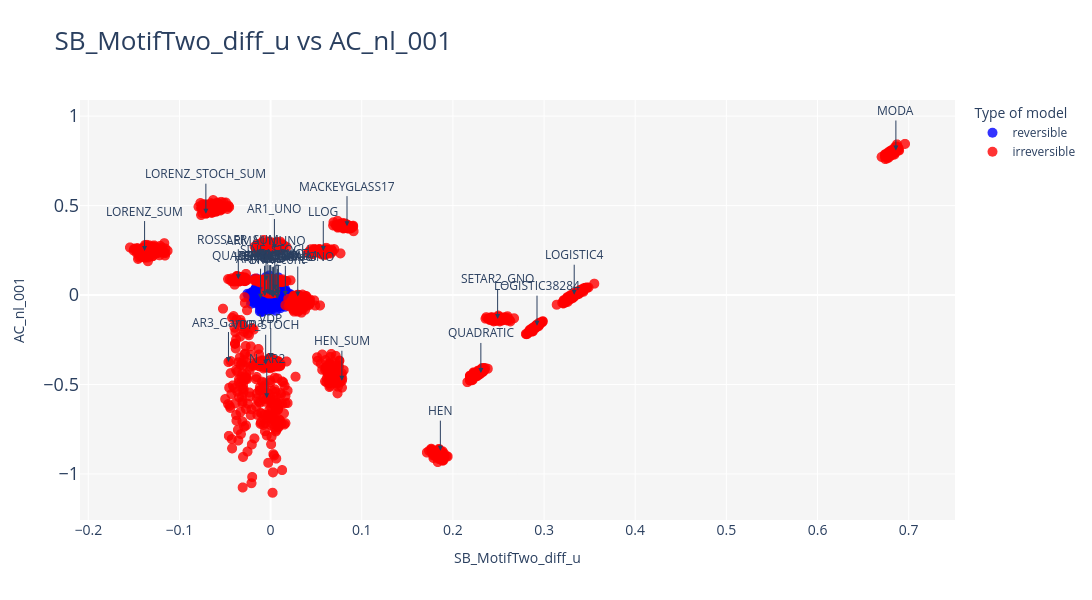

Notebook code for this chart:
### Code cell
# Scatter plot of the values of hctsa for the first two features in df_ops_good
# Select columns with name of features 'AC_nl_001' and 'AC_nl_002'
feat1 = 'SB_MotifTwo_diff_u'
feat2 = 'AC_nl_001'
df_two = df_ops_good[df_ops_good['Operation'].isin([feat1, feat2])]


# Select the features in df_ops_good
df_two_hctsa = df_good_hctsa[df_good_hctsa.columns[df_good_hctsa.columns.isin(df_two['Operation'])]]
# add the Type of model
df_two_hctsa['Type'] = df_two_hctsa.index.get_level_values(0).map(model_keywords)

# Scatter plot of hctsa values and color by Type
fig = px.scatter(df_two_hctsa, x=feat1, y=feat2, color='Type', 
                 title='Scatter plot of hctsa values', 
                 labels={'Type': 'Type of model', feat1: feat1, feat2: feat2},
                 color_discrete_map={'reversible': 'blue', 'irreversible': 'red'})
fig.update_traces(marker=dict(size=10, opacity=0.8), selector=dict(mode='markers'))
fig.update_layout(title=feat1 + ' vs ' + feat2, width=1200, height=600,
                plot_bgcolor='whitesmoke',  
                paper_bgcolor='white', 
                xaxis=dict(
                showgrid=True,
                tickfont=dict(size=14),
                gridwidth=1),
                yaxis=dict( 
                showgrid=True,
                tickfont=dict(size=18),
                gridwidth=1),
                title_font=dict(size=26),
                showlegend=True)
# for 1 point every 100 add name of model in the index
for i in range(0, len(df_two_hctsa), 100):
    fig.add_annotation(x=df_two_hctsa.iloc[i][feat1], y=df_two_hctsa.iloc[i][feat2], text=df_two_hctsa.index[:][i],
                     showarrow=True, arrowhead=2, ax=0, ay=-40)
fig.update_traces(textposition='top center')
fig.update_traces(textfont=dict(size=10))
fig.update_traces(textfont_color='black')
fig.update_traces(textfont_family='Arial')

fig.show()

### Figure 1 — Plotly figure (JSON) as saved in the notebook; plotly's stock layout.template omitted (floating-point values rounded to 4 significant figures; data arrays with more than 128 entries replaced by an {"elided": "..."} marker saying what was removed)
{"data": [{"hovertemplate": "Type of model=reversible<br>SB_MotifTwo_diff_u=%{x}<br>AC_nl_001=%{y}<extra></extra>", "legendgroup": "reversible", "marker": {"color": "blue", "opacity": 0.8, "size": 10, "symbol": "circle"}, "mode": "markers", "name": "reversible", "showlegend": true, "textfont": {"color": "black", "family": "Arial", "size": 10}, "textposition": "top center", "type": "scattergl", "x": {"elided": "1500 float values"}, "xaxis": "x", "y": {"elided": "1500 float values"}, "yaxis": "y"}, {"hovertemplate": "Type of model=irreversible<br>SB_MotifTwo_diff_u=%{x}<br>AC_nl_001=%{y}<extra></extra>", "legendgroup": "irreversible", "marker": {"color": "red", "opacity": 0.8, "size": 10, "symbol": "circle"}, "mode": "markers", "name": "irreversible", "showlegend": true, "textfont": {"color": "black", "family": "Arial", "size": 10}, "textposition": "top center", "type": "scattergl", "x": {"elided": "2000 float values"}, "xaxis": "x", "y": {"elided": "2000 float values"}, "yaxis": "y"}], "layout": {"annotations": [{"arrowhead": 2, "ax": 0, "ay": -40, "showarrow": true, "text": "GNO", "x": 0.003001, "y": -0.01321}, {"arrowhead": 2, "ax": 0, "ay": -40, "showarrow": true, "text": "UNO", "x": 0.0018, "y": -0.0113}, {"arrowhead": 2, "ax": 0, "ay": -40, "showarrow": true, "text": "PINK", "x": 0.0162, "y": -0.004929}, {"arrowhead": 2, "ax": 0, "ay": -40, "showarrow": true, "text": "BROWN", "x": 0.008602, "y": 0.001422}, {"arrowhead": 2, "ax": 0, "ay": -40, "showarrow": true, "text": "VIOLET", "x": -0.003001, "y": 0.00378}, {"arrowhead": 2, "ax": 0, "ay": -40, "showarrow": true, "text": "AR1_GNO", "x": 0.007001, "y": 0.007608}, {"arrowhead": 2, "ax": 0, "ay": -40, "showarrow": true, "text": "STAR_GNO", "x": -0.0014, "y": -0.0007253}, {"arrowhead": 2, "ax": 0, "ay": -40, "showarrow": true, "text": "ARNOLD", "x": -0.011, "y": -0.02069}, {"arrowhead": 2, "ax": 0, "ay": -40, "showarrow": true, "text": "CHIRIKOV", "x": 0.0002, "y": -1.408e-05}, {"arrowhead": 2, "ax": 0, "ay": -40, "showarrow": true, "text": "HENR_diverse", "x": 0.003001, "y": -0.008398}, {"arrowhead": 2, "ax": 0, "ay": -40, "showarrow": true, "text": "HENR_same", "x": 0.005001, "y": -0.004366}, {"arrowhead": 2, "ax": 0, "ay": -40, "showarrow": true, "text": "QUADRATIC_RSUM", "x": -0.006201, "y": -0.003683}, {"arrowhead": 2, "ax": 0, "ay": -40, "showarrow": true, "text": "AR1_UNO", "x": 0.004201, "y": 0.2573}, {"arrowhead": 2, "ax": 0, "ay": -40, "showarrow": true, "text": "ARMA11_UNO", "x": -0.005001, "y": 0.07935}, {"arrowhead": 2, "ax": 0, "ay": -40, "showarrow": true, "text": "AR3_Gamma", "x": -0.04621, "y": -0.3745}, {"arrowhead": 2, "ax": 0, "ay": -40, "showarrow": true, "text": "N_AR2", "x": -0.004201, "y": -0.5772}, {"arrowhead": 2, "ax": 0, "ay": -40, "showarrow": true, "text": "SETAR1_GNO", "x": 0.02981, "y": -0.008338}, {"arrowhead": 2, "ax": 0, "ay": -40, "showarrow": true, "text": "SETAR2_GNO", "x": 0.249, "y": -0.1336}, {"arrowhead": 2, "ax": 0, "ay": -40, "showarrow": true, "text": "HEN", "x": 0.1862, "y": -0.8698}, {"arrowhead": 2, "ax": 0, "ay": -40, "showarrow": true, "text": "HEN_SUM", "x": 0.07822, "y": -0.4791}, {"arrowhead": 2, "ax": 0, "ay": -40, "showarrow": true, "text": "LOGISTIC4", "x": 0.3331, "y": 0.001738}, {"arrowhead": 2, "ax": 0, "ay": -40, "showarrow": true, "text": "LOGISTIC38284", "x": 0.2923, "y": -0.1712}, {"arrowhead": 2, "ax": 0, "ay": -40, "showarrow": true, "text": "QUADRATIC", "x": 0.2306, "y": -0.4355}, {"arrowhead": 2, "ax": 0, "ay": -40, "showarrow": true, "text": "MODA", "x": 0.6859, "y": 0.8078}, {"arrowhead": 2, "ax": 0, "ay": -40, "showarrow": true, "text": "LLOG", "x": 0.05781, "y": 0.2457}, {"arrowhead": 2, "ax": 0, "ay": -40, "showarrow": true, "text": "SINE_STOCH", "x": 0.004601, "y": 0.02975}, {"arrowhead": 2, "ax": 0, "ay": -40, "showarrow": true, "text": "BRW_cont", "x": 0.007401, "y": -0.02223}, {"arrowhead": 2, "ax": 0, "ay": -40, "showarrow": true, "text": "OU", "x": -0.006601, "y": -0.004786}, {"arrowhead": 2, "ax": 0, "ay": -40, "showarrow": true, "text": "Oscillator", "x": -0.0002, "y": 0.0001267}, {"arrowhead": 2, "ax": 0, "ay": -40, "showarrow": true, "text": "LORENZ_SUM", "x": -0.1382, "y": 0.2458}, {"arrowhead": 2, "ax": 0, "ay": -40, "showarrow": true, "text": "ROSSLER_SUM", "x": -0.03541, "y": 0.0882}, {"arrowhead": 2, "ax": 0, "ay": -40, "showarrow": true, "text": "MACKEYGLASS17", "x": 0.08382, "y": 0.385}, {"arrowhead": 2, "ax": 0, "ay": -40, "showarrow": true, "text": "VDP", "x": 0.0002, "y": -0.3521}, {"arrowhead": 2, "ax": 0, "ay": -40, "showarrow": true, "text": "LORENZ_STOCH_SUM", "x": -0.07101, "y": 0.4546}, {"arrowhead": 2, "ax": 0, "ay": -40, "showarrow": true, "text": "VDP_STOCH", "x": -0.005401, "y": -0.3899}], "height": 600, "legend": {"title": {"text": "Type of model"}, "tracegroupgap": 0}, "paper_bgcolor": "white", "plot_bgcolor": "whitesmoke", "showlegend": true, "title": {"font": {"size": 26}, "text": "SB_MotifTwo_diff_u vs AC_nl_001"}, "width": 1200, "xaxis": {"anchor": "y", "domain": [0, 1], "gridwidth": 1, "showgrid": true, "tickfont": {"size": 14}, "title": {"text": "SB_MotifTwo_diff_u"}}, "yaxis": {"anchor": "x", "domain": [0, 1], "gridwidth": 1, "showgrid": true, "tickfont": {"size": 18}, "title": {"text": "AC_nl_001"}}}}
